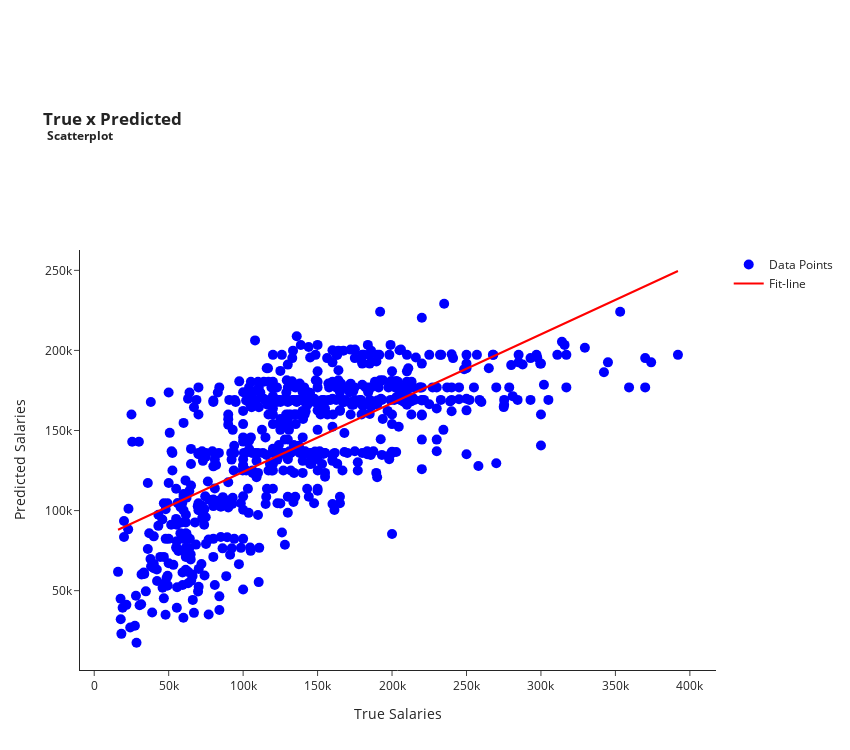

Write notebook code for a chart like this one.
### Code cell
print('\nTest Results with Meta Model: \n')
rmse = mean_squared_error(predictions['Real Salary'], predictions['Predicted Salary'], squared=False)
print(f'RMSE = {rmse:.2f}')

r2 = r2_score(predictions['Real Salary'], predictions['Predicted Salary'])
n = X_val.shape[0]  
p = X_val.shape[1]  
adjusted_r2 = 1 - (1 - r2) * ((n - 1) / (n - p - 1))
print(f'Adjusted R-Squared = {adjusted_r2:.2f}')

pred_vs_true_plot(true_salary, y_pred_meta)

### Figure 1 — Plotly figure (JSON) as saved in the notebook; plotly's stock layout.template omitted (floating-point values rounded to 4 significant figures; data arrays with more than 128 entries replaced by an {"elided": "..."} marker saying what was removed)
{"data": [{"marker": {"color": "blue", "size": 10}, "mode": "markers", "name": "Data Points", "type": "scatter", "x": {"elided": "660 int values"}, "y": {"elided": "660 float values"}}, {"line": {"color": "red"}, "marker": {"color": "blue", "size": 10}, "mode": "lines", "name": "Fit-line", "type": "scatter", "x": {"elided": "660 int values"}, "y": {"elided": "660 float values"}}], "layout": {"height": 750, "margin": {"l": 80, "t": 250}, "title": {"text": "<b>True x Predicted <br> <sup>Scatterplot</sup></b>"}, "width": 850, "xaxis": {"title": {"text": "True Salaries"}}, "yaxis": {"title": {"text": "Predicted Salaries"}}}}
